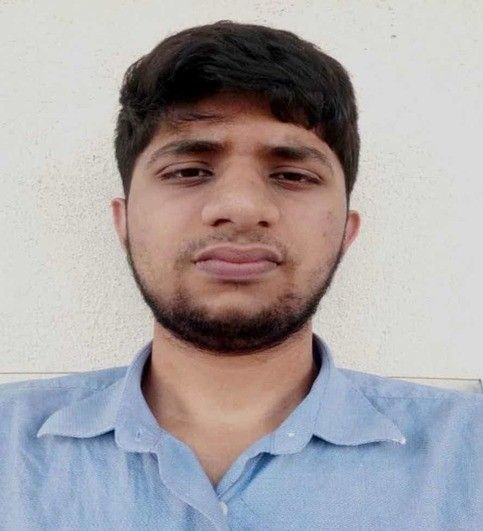
#> input picture myimage.jpeg, 483 x 531 px
$ python img.py
#> lines starting #> are read from the running program, lines starting #| are printed output that depends on the picture
from PIL import Image
import os
import io

def process_photo(input_path, output_path):
    # 1. Load the image
#> called with input_path = 'myimage.jpeg', output_path = 'upload_ready_photo.jpg'
    img = Image.open(input_path)
#> img is the input picture: PIL image 483x531 RGB; mean R, G, B 167.6, 162.6, 165.1

    # Convert to RGB if it's RGBA (removes transparency if any)
    if img.mode in ("RGBA", "P"):
        img = img.convert("RGB")

    # 2. Resize exactly to 200x230 pixels as per guidelines
    # Uses LANCZOS for high quality downsampling
    img_resized = img.resize((200, 230), Image.Resampling.LANCZOS)
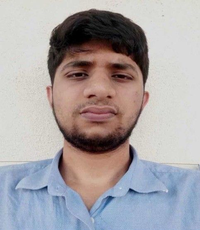
#> img_resized: PIL image 200x230 RGB; mean R, G, B 167.6, 162.6, 165.1

    # 3. Save loop to ensure file size is 20KB - 50KB
    # We start at high quality because 200x230 is small dimensions
    quality = 100
    target_min = 20 * 1024 # 20KB in bytes
    target_max = 50 * 1024 # 50KB in bytes

    while quality > 5:
        # Save to a memory buffer first to check size
        buffer = io.BytesIO()
        img_resized.save(buffer, format="JPEG", quality=quality, subsampling=0)
        size = buffer.tell()

        if target_min <= size <= target_max:
            with open(output_path, "wb") as f:
                f.write(buffer.getbuffer())
            print(f"Success! Saved to {output_path}")
            print(f"Final Dimensions: 200x230")
            print(f"Final Size: {size/1024:.2f} KB (Qual: {quality})")
            return

        elif size > target_max:
            # File too big, lower quality
            quality -= 5
        else:
            # File too small (<20KB). This is common for 200x230 images.
            # We must increase metadata or save at max quality
            # (If 100% quality is still < 20KB, the portal might be strict)
            print(f"Warning: At 100% quality, file is only {size/1024:.2f} KB.")
            print("Trying to save with maximum settings...")
            with open(output_path, "wb") as f:
                 img_resized.save(f, format="JPEG", quality=100, subsampling=0)
            return
#> after the loop, quality = 100

    print("Could not fit image into size constraints.")

# Usage: Replace 'myimage.jpeg' with your local file path
process_photo("myimage.jpeg", "upload_ready_photo.jpg")
